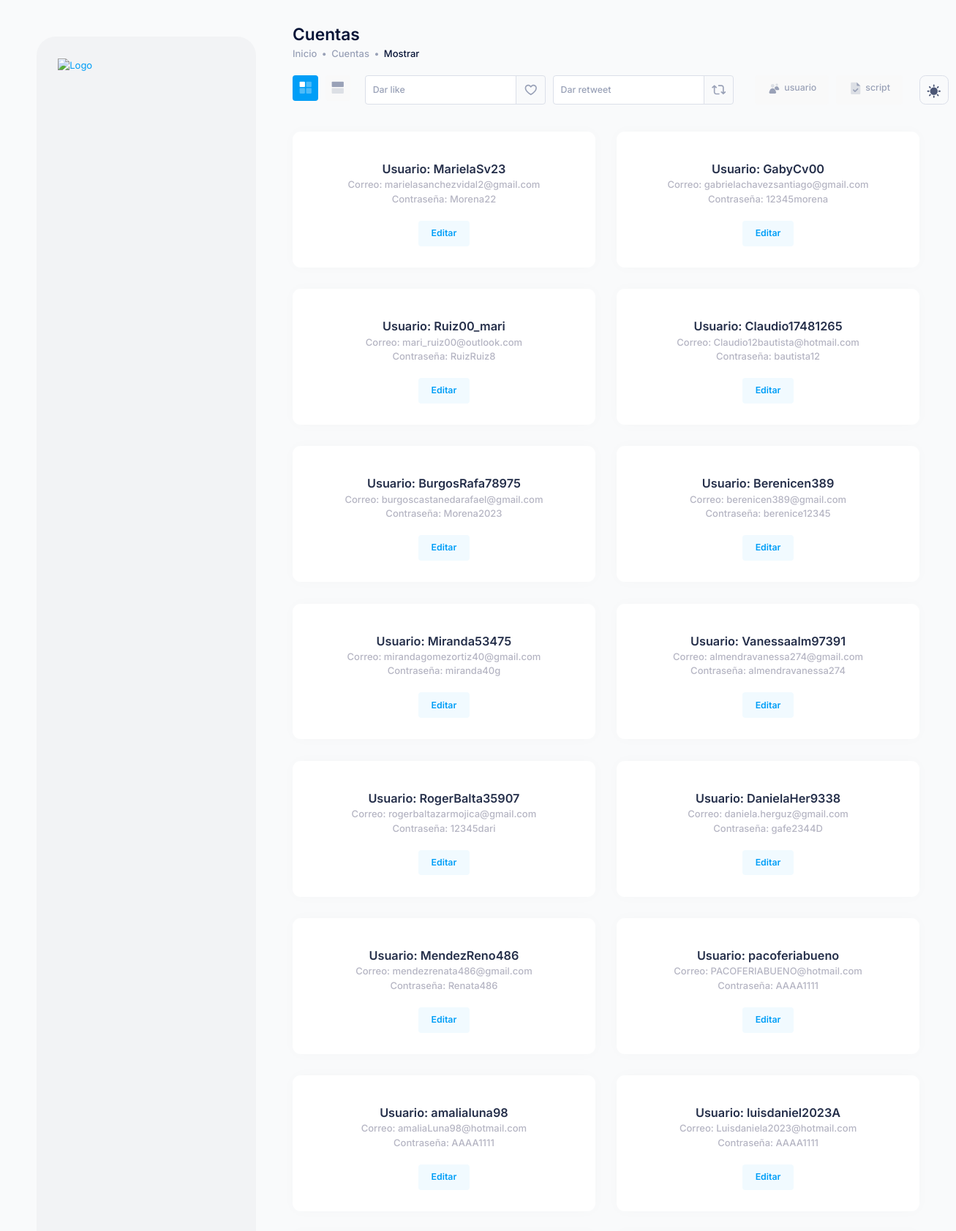
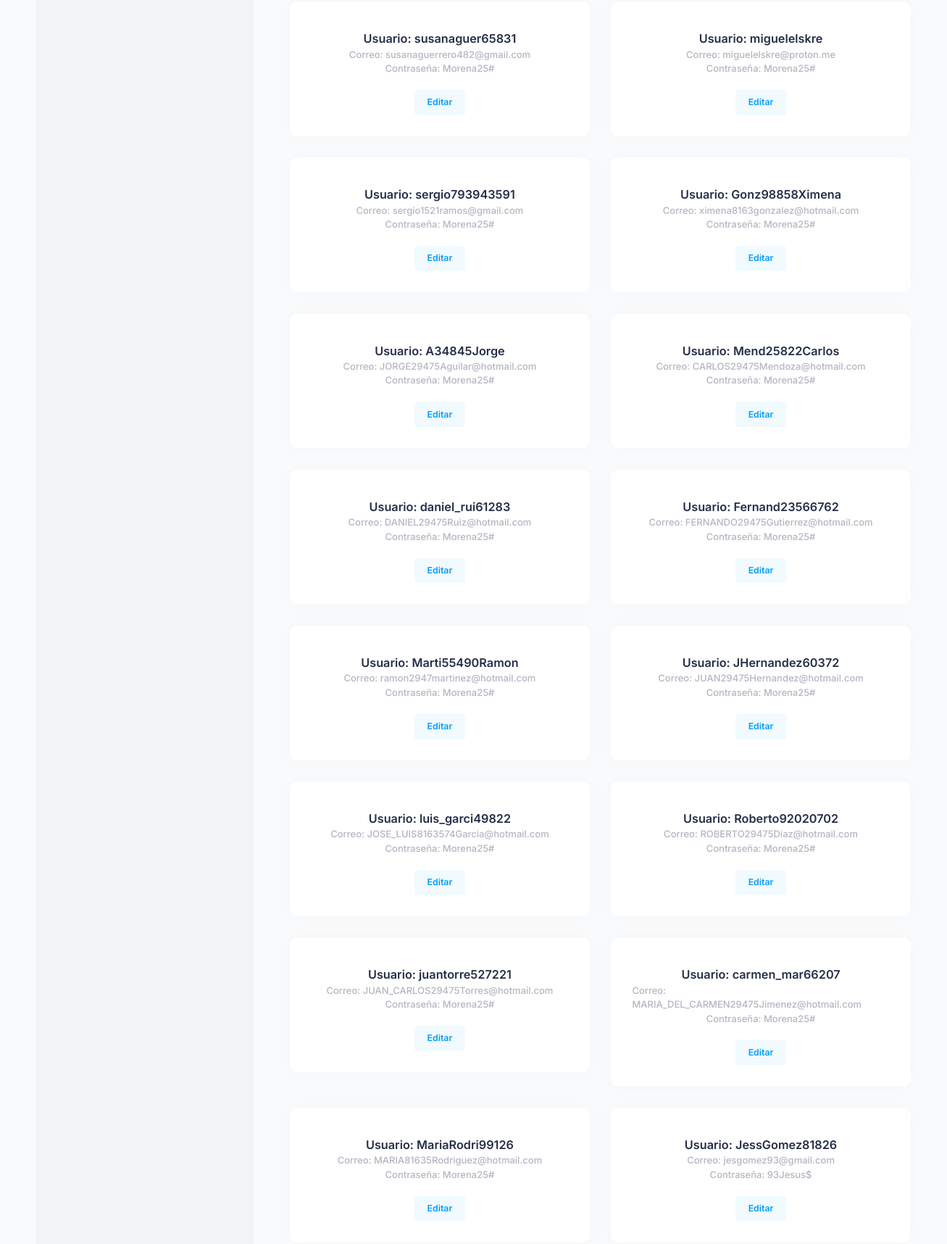
Screenshot of /twitter/accounts/ (upper part) with the database file from the repository (2 pictures, top to bottom).
### twitterApp/models/accounts.py (models this page shows)
class Accounts(models.Model):
    email = models.CharField(max_length=100)
    username = models.CharField(max_length=100)
    password = models.CharField(max_length=100)

### twitterApp/views/accounts.py (the view)
# urls.py: path('accounts/', views.accounts, name='accounts'),
def accounts(request):
    accounts = Accounts.objects.all()
    script = ""
    for x in accounts:
        script += x.email + "/" + x.username + "/" + x.password + "; "
    script = script[:-2]
    return render(
        request,
        "accounts/accounts.html",
        {"accounts": accounts, "script": script},
    )

### twitterApp/templates/accounts/accounts.html (shortened to what this page needs)
{% extends 'base/base.html' %}
{% block title %}
<div class="page-title d-flex flex-column align-items-start justify-content-center flex-wrap me-lg-2 pb-10 pb-lg-0"
  data-kt-swapper="true" data-kt-swapper-mode="prepend"
  data-kt-swapper-parent="{default: '#kt_content_container', lg: '#kt_header_container'}">
  <h1 class="d-flex flex-column text-dark fw-bold my-0 fs-1">Cuentas</h1>
  <ul class="breadcrumb breadcrumb-dot fw-semibold fs-base my-1">
    <li class="breadcrumb-item text-muted">
      <a href="{% url 'accounts' %}" class="text-muted text-hover-primary">
        Inicio
      </a>
    </li>
    <li class="breadcrumb-item text-muted">Cuentas</li>
    <li class="breadcrumb-item text-dark">Mostrar</li>
  </ul>
</div>
{% endblock title %}
{% block controls %}
<div class="d-flex flex-wrap my-1">
  <ul class="nav nav-pills me-6 mb-2 mb-sm-0" role="tablist">
    <li class="nav-item m-0" role="presentation">
      <a class="btn btn-sm btn-icon btn-light btn-color-muted btn-active-primary me-3 active" data-bs-toggle="tab"
        href="#kt_project_users_card_pane" aria-selected="true" role="tab">
        <span class="svg-icon svg-icon-muted svg-icon-2">
        </span>
      </a>
    </li>
    <li class="nav-item m-0" role="presentation">
      <a class="btn btn-sm btn-icon btn-light btn-color-muted btn-active-primary" data-bs-toggle="tab"
        href="#kt_project_users_table_pane" aria-selected="false" tabindex="-1" role="tab">
        <span class="svg-icon svg-icon-muted svg-icon-2">
        </span>
      </a>
    </li>
  </ul>
  <ul class="nav nav-pills me-6 mb-2 mb-sm-0" role="tablist">
    <li class="nav-item m-0 me-3" role="presentation">
      <form data-kt-search-element="form" action="{% url 'likes_tweets' %}" method="POST"
        class="d-none d-lg-block w-100 position-relative mb-2 mb-lg-0" autocomplete="off">
        <div class="input-group input-group-sm">
          <input type="text" id="tweet" name="tweet" class="form-control" placeholder="Dar like" aria-label="Dar like"
            aria-describedby="basic-addon2" required />
          <button type="submit" class="btn btn-icon btn-outline btn-active-color-danger">
            <span class="svg-icon svg-icon-muted svg-icon-2">
            </span>
          </button>
        </div>
      </form>
    </li>
    <li class="nav-item me-3" role="presentation">
      <form data-kt-search-element="form" action="{% url 'search_retweet' %}" method="POST"
        class="d-none d-lg-block w-100 position-relative mb-2 mb-lg-0" autocomplete="off">
        <div class="input-group input-group-sm">
          <input type="text" id="tweet" name="tweet" class="form-control" placeholder="Dar retweet"
            aria-label="Dar retweet" aria-describedby="basic-addon2" required />
          <button type="submit" class="btn btn-icon btn-outline btn-active-color-success">
            <span class="svg-icon svg-icon-muted svg-icon-2">
            </span>
          </button>
        </div>
      </form>
    </li>
  </ul>
  <div class="d-flex my-0">
    <a href="#" class="btn btn-sm btn-light btn-color-muted btn-active-primary me-3" data-bs-toggle="modal"
      data-bs-target="#kt_modal_new_user">
      <span class="svg-icon svg-icon-muted svg-icon-2">
      </span>
      usuario
    </a>
    <a href="#" class="btn btn-sm btn-light btn-color-muted btn-active-primary me-3" data-bs-toggle="modal"
      data-bs-target="#kt_modal_scripts">
      <span class="svg-icon svg-icon-muted svg-icon-2">
      </span>
      script
    </a>
  </div>
</div>
{% endblock controls %}
{% block contenido %}
<div class="content d-flex flex-column flex-column-fluid" id="kt_content">
  <div class="container-xxl" id="kt_content_container">
    <div class="tab-content">
      <div id="kt_project_users_card_pane" class="tab-pane fade show active" role="tabpanel">
        <div class="row g-6 g-xl-9">
          {% for x in accounts %}
          <div class="col-md-6 col-xxl-4">
            <div class="card">
              <div class="card-body d-flex flex-center flex-column pt-12 p-9">
                <a href="https://twitter.com/{{x.username}}" target="_blank"
                  class="fs-4 text-gray-800 text-hover-primary fw-bold mb-0">Usuario: {{x.username}}</a>
                <div class="fw-semibold text-gray-400">Correo: {{x.email}}</div>
                <div class="fw-semibold text-gray-400 mb-6">
                  Contraseña: {{x.password}}
                </div>
                <a href="{% url 'detail_accounts' x.id %}" class="btn btn-sm btn-light-primary fw-bold">
                  Editar
                </a>
              </div>
            </div>
          </div>
          {% endfor %}
        </div>
      </div>
    </div>
  </div>
</div>
{% endblock contenido %}

### twitterApp/templates/base/base.html (shortened to what this page needs)
<!DOCTYPE html>
<html lang="es">
{% include 'base/head.html' %}
<body id="kt_body" class="header-fixed">
    <div class="d-flex flex-column flex-root">
        <div class="page d-flex flex-row flex-column-fluid">
            {% include 'root/aside/main.html' %}
            <div class="wrapper d-flex flex-column flex-row-fluid" id="kt_wrapper">
                <div id="kt_header" class="header mt-0 mt-lg-0 pt-lg-0" data-kt-sticky="true"
                    data-kt-sticky-name="header" data-kt-sticky-offset="{lg: '300px'}">
                    <div class="container d-flex flex-stack flex-wrap gap-4" id="kt_header_container">
                        {% block title %}
                        {% endblock title %}
                        <div class="d-flex align-items-center flex-shrink-0 mb-0 mb-lg-0">
                            {% block controls %}
                            {% endblock controls %}
                            {% include 'root/wrapper/theme.html' %}
                        </div>
                    </div>
                </div>
                <div class="content d-flex flex-column flex-column-fluid" id="kt_content">
                    {% block contenido %}
                    {% endblock contenido %}
                </div>
            </div>
        </div>
    </div>
</body>
</html>

### twitterApp/templates/base/head.html (shortened to what this page needs)
<head>
	{% load static %}
	<link href="{% static 'metronic8/demo3/assets/plugins/custom/datatables/datatables.bundle.css' %}" rel="stylesheet" type="text/css" />
	<link href="{% static 'metronic8/demo3/assets/plugins/global/plugins.bundle.css' %}" rel="stylesheet" type="text/css" />
	<link href="{% static 'metronic8/demo3/assets/css/style.bundle.css' %}" rel="stylesheet" type="text/css" />
</head>

### twitterApp/templates/root/aside/main.html (shortened to what this page needs)
<div id="kt_aside" class="aside py-9 " data-kt-drawer="true" data-kt-drawer-name="aside"
data-kt-drawer-activate="{default: true, lg: false}" data-kt-drawer-overlay="true"
data-kt-drawer-width="{default:'200px', '300px': '250px'}" data-kt-drawer-direction="start"
data-kt-drawer-toggle="#kt_aside_toggle">
<div class="aside-logo flex-column-auto px-9 mb-9" id="kt_aside_logo">
    <a href="https://preview.keenthemes.com/metronic8/demo3/../demo3/index.html">
        <img alt="Logo" src="https://preview.keenthemes.com/metronic8/demo3/assets/media/logos/demo3.svg"
            class="h-20px logo theme-light-show" />
    </a>
</div>
{% include 'root/aside/menu.html' %}
</div>

### twitterApp/templates/root/aside/menu.html (shortened to what this page needs)
<div class="aside-menu flex-column-fluid ps-5 pe-3 mb-9" id="kt_aside_menu">
</div>

### twitterApp/templates/root/wrapper/theme.html (shortened to what this page needs)
<div class="d-flex align-items-center ms-3 ms-lg-4">
    <a href="#"
        class="btn btn-icon btn-color-gray-700 btn-active-color-primary btn-outline w-40px h-40px"
        data-kt-menu-trigger="{default:'click', lg: 'hover'}" data-kt-menu-attach="parent"
        data-kt-menu-placement="bottom-end">
        <span class="svg-icon svg-icon-muted svg-icon-2 theme-light-show fs-1">
        </span>
    </a>
</div>

### twitterApp/templates/javascripts/main.html (shortened to what this page needs)
{% load static %}

### rows the page displays
Accounts: username "MarielaSv23", email "marielasanchezvidal2@gmail.com", password "Morena22"
Accounts: username "GabyCv00", email "gabrielachavezsantiago@gmail.com", password "12345morena"
Accounts: username "Ruiz00_mari", email "mari_ruiz00@outlook.com", password "RuizRuiz8"
Accounts: username "Claudio17481265", email "Claudio12bautista@hotmail.com", password "bautista12"
Accounts: username "BurgosRafa78975", email "burgoscastanedarafael@gmail.com", password "Morena2023"
Accounts: username "Berenicen389", email "berenicen389@gmail.com", password "berenice12345"
Accounts: username "Miranda53475", email "mirandagomezortiz40@gmail.com", password "miranda40g"
Accounts: username "Vanessaalm97391", email "almendravanessa274@gmail.com", password "almendravanessa274"
Accounts: username "RogerBalta35907", email "rogerbaltazarmojica@gmail.com", password "12345dari"
Accounts: username "DanielaHer9338", email "daniela.herguz@gmail.com", password "gafe2344D"
Accounts: username "MendezReno486", email "mendezrenata486@gmail.com", password "Renata486"
Accounts: username "pacoferiabueno", email "PACOFERIABUENO@hotmail.com", password "AAAA1111"
Accounts: username "amalialuna98", email "amaliaLuna98@hotmail.com", password "AAAA1111"
Accounts: username "luisdaniel2023A", email "Luisdaniela2023@hotmail.com", password "AAAA1111"
Accounts: username "susanaguer65831", email "susanaguerrero482@gmail.com", password "Morena25#"
Accounts: username "miguelelskre", email "miguelelskre@proton.me", password "Morena25#"
Accounts: username "sergio793943591", email "sergio1521ramos@gmail.com", password "Morena25#"
Accounts: username "Gonz98858Ximena", email "ximena8163gonzalez@hotmail.com", password "Morena25#"
Accounts: username "A34845Jorge", email "JORGE29475Aguilar@hotmail.com", password "Morena25#"
Accounts: username "Mend25822Carlos", email "CARLOS29475Mendoza@hotmail.com", password "Morena25#"
Accounts: username "daniel_rui61283", email "DANIEL29475Ruiz@hotmail.com", password "Morena25#"
Accounts: username "Fernand23566762", email "FERNANDO29475Gutierrez@hotmail.com", password "Morena25#"
Accounts: username "Marti55490Ramon", email "ramon2947martinez@hotmail.com", password "Morena25#"
Accounts: username "JHernandez60372", email "JUAN29475Hernandez@hotmail.com", password "Morena25#"
Accounts: username "luis_garci49822", email "JOSE_LUIS8163574Garcia@hotmail.com", password "Morena25#"
Accounts: username "Roberto92020702", email "ROBERTO29475Diaz@hotmail.com", password "Morena25#"
Accounts: username "juantorre527221", email "JUAN_CARLOS29475Torres@hotmail.com", password "Morena25#"
Accounts: username "carmen_mar66207", email "MARIA_DEL_CARMEN29475Jimenez@hotmail.com", password "Morena25#"
Accounts: username "MariaRodri99126", email "MARIA81635Rodriguez@hotmail.com", password "Morena25#"
Accounts: username "JessGomez81826", email "jesgomez93@gmail.com", password "93Jesus$"
